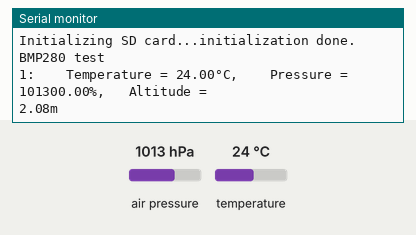
The sketch below on a simulated Arduino Uno, built with avr-gcc and run on an emulated ATmega328P. On the bench: the last lines printed to the serial monitor. The test bench sets the inputs (shaded band); at power-on: air pressure 1013 hPa, temperature 24 °C. Storage starts empty.

Above: at 3.2 s.
3.3 s: air pressure set to 952 hPa
At 4.6 s:
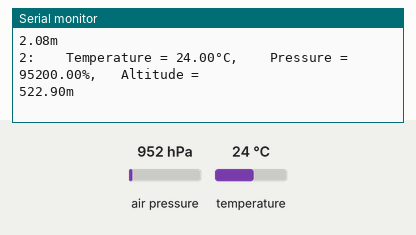
4.8 s: temperature set to 12 °C
At 5.7 s:
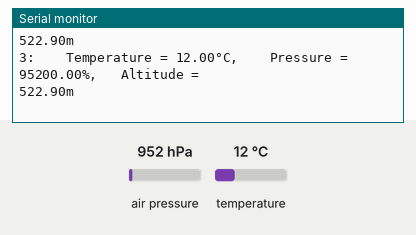
6.3 s: air pressure set to 975 hPa
At 6.3 s:
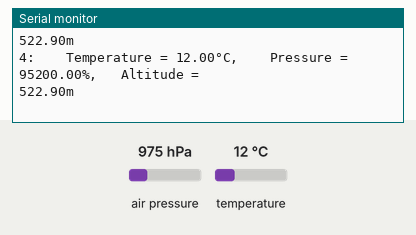
Timing chart, 0 to 9.3 s (numbered marks = the images above; inputs shaded):
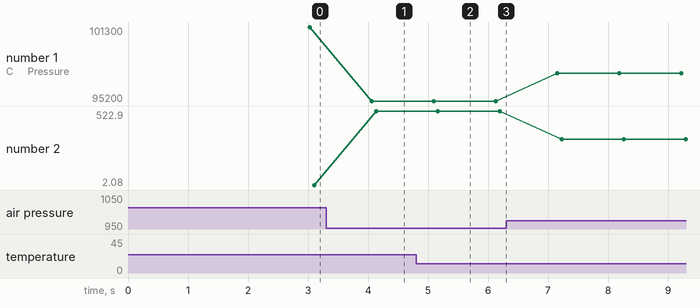

The sketch:

temperature-pressure-altitude-data-logger-in-SD-Card.ino
```cpp
//Tech Trends Shameer
//Temperature, Pressure, Altitude Data Log into SD Card

#include <SPI.h>        // Include SPI library (needed for the SD card)
#include <SD.h>         // Include SD library
//#include <DHT.h>        // Include DHT sensor library
#include <Adafruit_BMP280.h>

File dataFile;


#define BMP_SCK  (13)
#define BMP_MISO (12)
#define BMP_MOSI (11)
#define BMP_CS   (10)

Adafruit_BMP280 bmp; // I2C

  byte degree_symbol[8] =
              {
                0b00111,
                0b00101,
                0b00111,
                0b00000,
                0b00000,
                0b00000,
                0b00000,
                0b00000
              };

void setup() {
  // Open serial communications and wait for port to open:
  Serial.begin(9600);
  while (!Serial)
    ; // wait for serial port to connect. Needed for native USB port only
  Serial.print("Initializing SD card...");
  if (!SD.begin())
  {
    Serial.println("initialization failed!");
    while (1);
  }
  Serial.println("initialization done.");

  Serial.println(F("BMP280 test"));

  if (!bmp.begin(0x76)) {
    Serial.println(F("Could not find a valid BMP280 sensor, check wiring!"));
    while (1);
  }

  /* Default settings from datasheet. */
  bmp.setSampling(Adafruit_BMP280::MODE_NORMAL,     /* Operating Mode. */
                  Adafruit_BMP280::SAMPLING_X2,     /* Temp. oversampling */
                  Adafruit_BMP280::SAMPLING_X16,    /* Pressure oversampling */
                  Adafruit_BMP280::FILTER_X16,      /* Filtering. */
                  Adafruit_BMP280::STANDBY_MS_500); /* Standby time. */

  delay(2000);
  //dht.begin();
}

uint16_t line = 1;

void loop() {
  delay(1000);
  // Read humidity
  //byte RH = dht.readHumidity();
  //Read temperature in degree Celsius
  //byte Temp = dht.readTemperature();

   float temp = bmp.readTemperature();
   float pressure = bmp.readPressure();
   float alt = bmp.readAltitude(1013.25);

  dataFile = SD.open("BMP280.txt", FILE_WRITE);

  // if the file opened okay, write to it:
  if (dataFile)
  {
    Serial.print(line);
    Serial.print(":    Temperature = ");
    Serial.print(temp);
    Serial.print("°C,    Pressure = ");
    Serial.print(pressure);
    Serial.println("%,   Altitude = ");
    Serial.print(alt);
     Serial.println("m");
    // Write data to SD card file (DHT11Log.txt)
    dataFile.print(line++);
    dataFile.print(":    Temperature = ");
    dataFile.print(temp);
    dataFile.print("°C,    Pressure = ");
    dataFile.print(pressure);
    dataFile.print("%,    Altitude =");
    dataFile.print(alt);
    dataFile.println("m");
    dataFile.close();

  }
  // if the file didn't open, print an error:
  else
    Serial.println("error opening BMP280.txt");
}
```

Measured:
- after the input at 3.3 s, the serial monitor: prints a new line after 0.76 s (image 1)
- after the input at 4.8 s, the serial monitor: prints a new line after 0.29 s (image 2)
- plotted number 1: 101300 → 95200 after the input at 3.3 s, 95200 → 97500 after the input at 6.3 s
- plotted number 2: 2.08 → 522.9 after the input at 3.3 s, 522.9 → 323.44 after the input at 6.3 s
